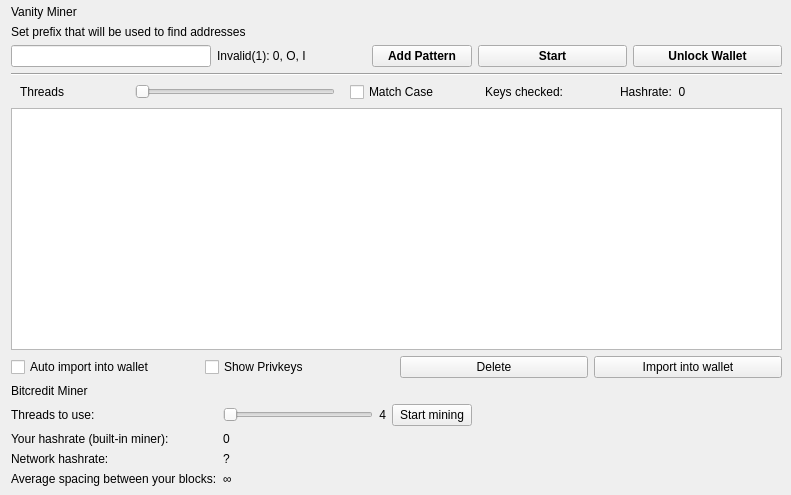
  <widget class="QWidget" name="tab">
   <attribute name="title">
    <string>Miners</string>
   </attribute>
   <widget class="QWidget" name="verticalLayoutWidget">
    <property name="geometry">
     <rect>
      <x>11</x>
      <y>5</y>
      <width>771</width>
      <height>481</height>
     </rect>
    </property>
    <layout class="QVBoxLayout" name="verticalLayout_5">
     <item>
      <layout class="QVBoxLayout" name="verticalLayout">
       <item>
        <widget class="QLabel" name="label_7">
         <property name="text">
          <string>Vanity Miner</string>
         </property>
        </widget>
       </item>
       <item>
        <layout class="QVBoxLayout" name="verticalLayout_4"/>
       </item>
       <item>
        <widget class="QLabel" name="label_6">
         <property name="text">
          <string>Set prefix that will be used to find addresses</string>
         </property>
        </widget>
       </item>
       <item>
        <layout class="QVBoxLayout" name="verticalLayout_2">
         <item>
          <layout class="QHBoxLayout" name="horizontalLayout_4">
           <item>
            <widget class="QLineEdit" name="lineEdit">
             <property name="sizePolicy">
              <sizepolicy hsizetype="Fixed" vsizetype="Fixed">
               <horstretch>0</horstretch>
               <verstretch>0</verstretch>
              </sizepolicy>
             </property>
             <property name="minimumSize">
              <size>
               <width>200</width>
               <height>0</height>
              </size>
             </property>
            </widget>
           </item>
           <item>
            <widget class="QLabel" name="labelAllowed">
             <property name="layoutDirection">
              <enum>Qt::LeftToRight</enum>
             </property>
             <property name="text">
              <string>Invalid(1): 0, O, I</string>
             </property>
            </widget>
           </item>
           <item>
            <widget class="QPushButton" name="buttonPattern">
             <property name="sizePolicy">
              <sizepolicy hsizetype="Fixed" vsizetype="Fixed">
               <horstretch>0</horstretch>
               <verstretch>0</verstretch>
              </sizepolicy>
             </property>
             <property name="minimumSize">
              <size>
               <width>100</width>
               <height>0</height>
              </size>
             </property>
             <property name="font">
              <font>
               <weight>75</weight>
               <bold>true</bold>
              </font>
             </property>
             <property name="text">
              <string>Add Pattern</string>
             </property>
            </widget>
           </item>
           <item>
            <widget class="QPushButton" name="buttonStart">
             <property name="font">
              <font>
               <weight>75</weight>
               <bold>true</bold>
              </font>
             </property>
             <property name="text">
              <string>Start</string>
             </property>
            </widget>
           </item>
           <item>
            <widget class="QPushButton" name="buttonUnlock">
             <property name="font">
              <font>
               <weight>75</weight>
               <bold>true</bold>
              </font>
             </property>
             <property name="text">
              <string>Unlock Wallet</string>
             </property>
            </widget>
           </item>
          </layout>
         </item>
        </layout>
       </item>
       <item>
        <widget class="Line" name="line">
         <property name="orientation">
          <enum>Qt::Horizontal</enum>
         </property>
        </widget>
       </item>
       <item>
        <layout class="QVBoxLayout" name="verticalLayout_3">
         <item>
          <layout class="QHBoxLayout" name="horizontalLayout_5">
           <item>
            <widget class="QLabel" name="labelNrThreads">
             <property name="minimumSize">
              <size>
               <width>100</width>
               <height>0</height>
              </size>
             </property>
             <property name="maximumSize">
              <size>
               <width>100</width>
               <height>16777215</height>
              </size>
             </property>
             <property name="text">
              <string>Threads </string>
             </property>
            </widget>
           </item>
           <item>
            <widget class="QSlider" name="horizontalSlider">
             <property name="sizePolicy">
              <sizepolicy hsizetype="Fixed" vsizetype="Preferred">
               <horstretch>0</horstretch>
               <verstretch>0</verstretch>
              </sizepolicy>
             </property>
             <property name="minimumSize">
              <size>
               <width>200</width>
               <height>0</height>
              </size>
             </property>
             <property name="minimum">
              <number>0</number>
             </property>
             <property name="maximum">
              <number>4</number>
             </property>
             <property name="orientation">
              <enum>Qt::Horizontal</enum>
             </property>
            </widget>
           </item>
           <item>
            <widget class="QCheckBox" name="checkBoxMatchCase">
             <property name="sizePolicy">
              <sizepolicy hsizetype="Preferred" vsizetype="Preferred">
               <horstretch>0</horstretch>
               <verstretch>0</verstretch>
              </sizepolicy>
             </property>
             <property name="minimumSize">
              <size>
               <width>120</width>
               <height>0</height>
              </size>
             </property>
             <property name="maximumSize">
              <size>
               <width>120</width>
               <height>16777215</height>
              </size>
             </property>
             <property name="text">
              <string>Match Case</string>
             </property>
            </widget>
           </item>
           <item>
            <widget class="QLabel" name="labelKeysChecked">
             <property name="maximumSize">
              <size>
               <width>120</width>
               <height>16777215</height>
              </size>
             </property>
             <property name="text">
              <string>Keys checked:</string>
             </property>
            </widget>
           </item>
           <item>
            <widget class="QLabel" name="labelHashrate">
             <property name="maximumSize">
              <size>
               <width>150</width>
               <height>16777215</height>
              </size>
             </property>
             <property name="text">
              <string>Hashrate:  0</string>
             </property>
            </widget>
           </item>
          </layout>
         </item>
        </layout>
       </item>
       <item>
        <widget class="QTableView" name="tableView">
         <property name="editTriggers">
          <set>QAbstractItemView::NoEditTriggers</set>
         </property>
         <property name="selectionMode">
          <enum>QAbstractItemView::SingleSelection</enum>
         </property>
         <property name="selectionBehavior">
          <enum>QAbstractItemView::SelectRows</enum>
         </property>
        </widget>
       </item>
       <item>
        <layout class="QVBoxLayout" name="verticalLayout_6">
         <item>
          <layout class="QHBoxLayout" name="horizontalLayout_6">
           <item>
            <widget class="QCheckBox" name="checkBoxAutoImport">
             <property name="text">
              <string>Auto import into wallet </string>
             </property>
            </widget>
           </item>
           <item>
            <widget class="QCheckBox" name="checkBoxShowPrivKeys">
             <property name="text">
              <string>Show Privkeys</string>
             </property>
            </widget>
           </item>
           <item>
            <widget class="QPushButton" name="buttonDelete">
             <property name="text">
              <string>Delete</string>
             </property>
            </widget>
           </item>
           <item>
            <widget class="QPushButton" name="buttonImport">
             <property name="text">
              <string>Import into wallet</string>
             </property>
            </widget>
           </item>
          </layout>
         </item>
        </layout>
       </item>
       <item>
        <widget class="QLabel" name="label_5">
         <property name="text">
          <string>Bitcredit Miner</string>
         </property>
        </widget>
       </item>
      </layout>
     </item>
     <item>
      <layout class="QGridLayout" name="gridLayout">
       <item row="3" column="1">
        <widget class="QLabel" name="labelNethashrate">
         <property name="text">
          <string>?</string>
         </property>
        </widget>
       </item>
       <item row="4" column="1">
        <widget class="QLabel" name="labelNextBlock">
         <property name="text">
          <string>∞</string>
         </property>
        </widget>
       </item>
       <item row="4" column="0">
        <widget class="QLabel" name="label_3">
         <property name="text">
          <string>Average spacing between your blocks:</string>
         </property>
        </widget>
       </item>
       <item row="3" column="0">
        <widget class="QLabel" name="label_4">
         <property name="text">
          <string>Network hashrate:</string>
         </property>
        </widget>
       </item>
       <item row="2" column="1">
        <widget class="QLabel" name="labelYourHashrate">
         <property name="text">
          <string>0</string>
         </property>
        </widget>
       </item>
       <item row="1" column="1">
        <layout class="QHBoxLayout" name="horizontalLayout_3">
         <item>
          <widget class="QSlider" name="sliderCores">
           <property name="minimumSize">
            <size>
             <width>150</width>
             <height>0</height>
            </size>
           </property>
           <property name="orientation">
            <enum>Qt::Horizontal</enum>
           </property>
          </widget>
         </item>
         <item>
          <widget class="QLabel" name="labelNCores">
           <property name="text">
            <string>4</string>
           </property>
           <property name="alignment">
            <set>Qt::AlignRight|Qt::AlignTrailing|Qt::AlignVCenter</set>
           </property>
          </widget>
         </item>
         <item>
          <widget class="QPushButton" name="pushSwitchMining">
           <property name="text">
            <string>Start mining</string>
           </property>
          </widget>
         </item>
         <item>
          <widget class="QLabel" name="labelAddress">
           <property name="minimumSize">
            <size>
             <width>332</width>
             <height>0</height>
            </size>
           </property>
           <property name="text">
            <string/>
           </property>
          </widget>
         </item>
        </layout>
       </item>
       <item row="1" column="0">
        <widget class="QLabel" name="label">
         <property name="text">
          <string>Threads to use:</string>
         </property>
        </widget>
       </item>
       <item row="2" column="0">
        <widget class="QLabel" name="label_2">
         <property name="text">
          <string>Your hashrate (built-in miner):</string>
         </property>
        </widget>
       </item>
      </layout>
     </item>
    </layout>
   </widget>
  </widget>
